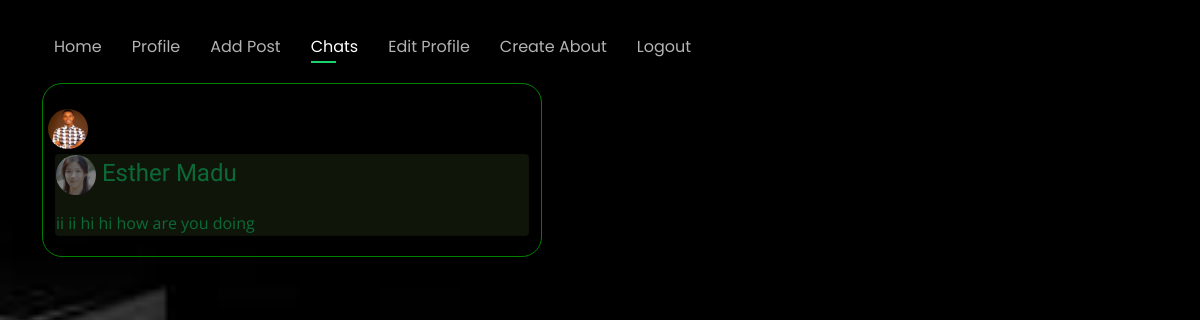
The page /chat/ (signed in) on the database as committed earlier.
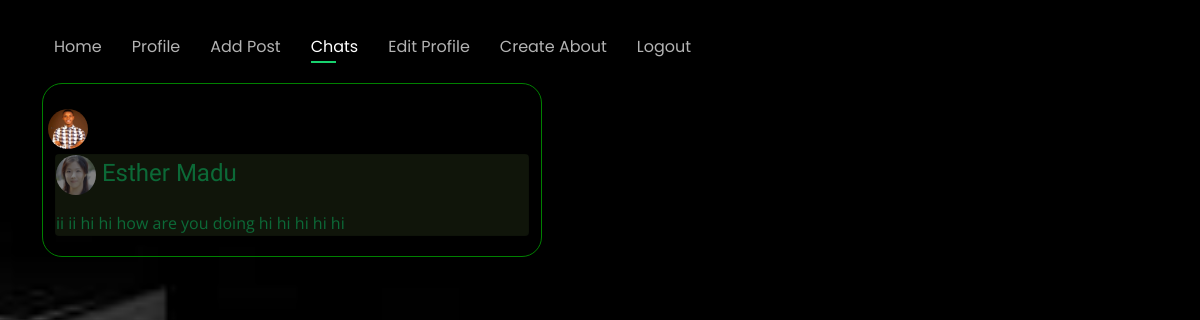
The same page on the database as committed later.
### theblog/models.py (models this page shows, shortened)
class Friend(models.Model):
    profile = models.OneToOneField(Profile, on_delete=models.CASCADE, related_name='profile', null=True, blank = True, default='')

class Profile(models.Model):
    user = models.OneToOneField(
        User,
        null = True,
        on_delete=models.CASCADE)
    friends = models.ManyToManyField("Friend", related_name='friend')
    linkedIn_url = models.CharField(default="",max_length=100,  blank=True, null=True)
    twitter_url = models.CharField(default="",max_length=100,  blank=True, null=True)
    instagram_url = models.CharField(default="",max_length=100,  blank=True, null=True)
    facebook_url = models.CharField(default="",max_length=100,  blank=True, null=True)
    image = models.ImageField(upload_to = 'images/profile', null=True, blank=True )
    verified = models.BooleanField(default=False)

class ChatMessage(models.Model):
    body = models.TextField()
    msg_sender = models.ForeignKey(Profile, on_delete=models.CASCADE, related_name="msg_sender")
    msg_receiver = models.ForeignKey(Profile, on_delete=models.CASCADE, related_name="msg_receiver")
    seen = models.BooleanField(default=False)
    def __str__(self) -> str:
        return self.body

### chat/views.py (the view)
# urls.py: path('', index, name='index'),
def index(request):
    user = request.user.profile
    friends = user.friends.all()
    chatmsg = ChatMessage.objects.all()
    len = int(ChatMessage.objects.count())
    context  = {"user":user, "friends":friends, "chatmsg":chatmsg, "len":len}
    return render(request, "chat/index.html", context)

### chat/templates/chat/index.html
{% extends "base.html" %}
{% block content %}
<div class="container">
<nav id="navbar" class="nav-menu navbar">
    <ul>
        <li><a class="nav-link" href="{% url 'home' %}">Home</a></li>
      {% if user.profile.id %}
        <li><a class="nav-link " href="{% url 'profile-detail' user.profile.id %}">Profile</a></li>
      {% else %}
      <li><a class="nav-link " href="{% url 'profile-detail' 1 %}">Profile</a></li>
      {% endif %}
        {% if user.user.is_authenticated %}
        <li><a class="nav-link" href="{% url 'add_post' %}">Add Post</a></li>
        <li><a class="nav-link active" href="{% url 'index' %}">Chats</a></li>
      {% if user.profile.id %}
        <li><a class="nav-link" href="{% url 'edit_profile' user.profile.id %}">Edit Profile</a></li>
      {% else %}
        <li><a class="nav-link" href="{% url 'create_profile' %}">Create Profile</a></li>
      {% endif %}
      {% if user.about.id %}
        <li><a class="nav-link" href="{% url 'edit_about' user.about.id %}">Edit About</a></li>
      {% else %}
        <li><a class="nav-link" href="{% url 'create_about' %}">Create About</a></li>
      {% endif %}
        <li><a class="nav-link" href="{% url 'logout' %}">Logout</a></li>
      {% else %}
        <li><a class="nav-link" href="{% url 'login' %}">Login</a></li>
        <li><a class="nav-link" href="{% url 'register' %}">Register</a></li>
      {% endif %}
    </ul>
  </nav>
</div><br>
<div class="justify-content-fluid" style="border: 1px solid green; padding-top: 20px;padding-bottom: 20px; border-radius: 20px; max-width: 500px;">
    <div style="text-align: left;">
    <a href="{% url 'profile-detail' user.profile.id %}"><img src="{{user.user.profile.image.url}}" alt="" style="height: 50px; width: 50px; border-radius: 50%; padding: 5px;"></a>
    </div>
    <div class="container">
        {% for friend in friends %}
        {% if friend.profile in user.profile.friend.all %}
            <a href="{% url 'detail' friend.pk %}"><div class="card" style="background-color: rgb(32, 43, 21);opacity: 0.5;">
                <div class="card-title" style="background-color: rgb(32, 43, 21);">
                    <h4><img src="{{friend.profile.image.url}}" alt="" style="width: 40px;height: 40px;border-radius: 50%;"> {{friend.profile.user.first_name}} {{friend.profile.user.last_name}}</h4>
                </div>
                {% for message in chatmsg %}
                  {% if message.msg_receiver == user and message.msg_sender == friend.profile or message.msg_receiver == friend.profile and message.msg_sender == user  %}
                    {{message}}
                  {% endif %}
                {% endfor %}
            </div></a>
            {% endif %}
            {% endfor %}
    </div>
</div>
{% endblock %}

Rows that differ between the two databases and show on the page:
added ChatMessage: body "hi"
added ChatMessage: body "hi"
added ChatMessage: body "hi"
added ChatMessage: body "hi"
added ChatMessage: body "hi"
